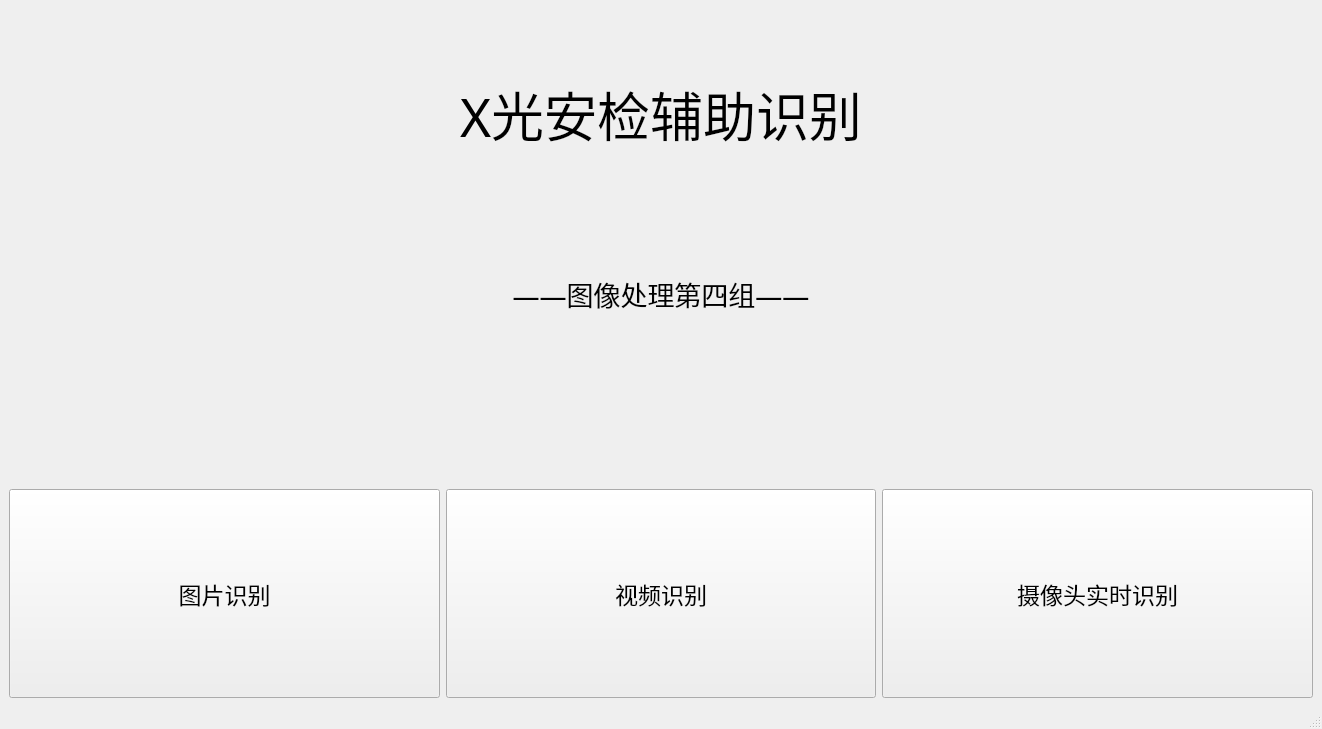
<?xml version="1.0" encoding="UTF-8"?>
<ui version="4.0">
 <class>MainWindow</class>
 <widget class="QMainWindow" name="MainWindow">
  <property name="geometry">
   <rect>
    <x>0</x>
    <y>0</y>
    <width>1322</width>
    <height>729</height>
   </rect>
  </property>
  <property name="windowTitle">
   <string>MainWindow</string>
  </property>
  <widget class="QWidget" name="centralwidget">
   <layout class="QVBoxLayout" name="verticalLayout_2">
    <item>
     <widget class="QLabel" name="label_2">
      <property name="sizePolicy">
       <sizepolicy hsizetype="Preferred" vsizetype="Preferred">
        <horstretch>0</horstretch>
        <verstretch>0</verstretch>
       </sizepolicy>
      </property>
      <property name="font">
       <font>
        <family>幼圆</family>
        <pointsize>40</pointsize>
       </font>
      </property>
      <property name="layoutDirection">
       <enum>Qt::LeftToRight</enum>
      </property>
      <property name="text">
       <string>X光安检辅助识别</string>
      </property>
      <property name="alignment">
       <set>Qt::AlignCenter</set>
      </property>
     </widget>
    </item>
    <item>
     <spacer name="verticalSpacer">
      <property name="orientation">
       <enum>Qt::Vertical</enum>
      </property>
      <property name="sizeType">
       <enum>QSizePolicy::Fixed</enum>
      </property>
      <property name="sizeHint" stdset="0">
       <size>
        <width>20</width>
        <height>50</height>
       </size>
      </property>
     </spacer>
    </item>
    <item>
     <widget class="QLabel" name="label">
      <property name="font">
       <font>
        <family>幼圆</family>
        <pointsize>20</pointsize>
       </font>
      </property>
      <property name="text">
       <string>——图像处理第四组——</string>
      </property>
      <property name="alignment">
       <set>Qt::AlignHCenter|Qt::AlignTop</set>
      </property>
     </widget>
    </item>
    <item>
     <layout class="QHBoxLayout" name="horizontalLayout">
      <item>
       <widget class="QPushButton" name="imgDetectButton">
        <property name="sizePolicy">
         <sizepolicy hsizetype="Minimum" vsizetype="Preferred">
          <horstretch>0</horstretch>
          <verstretch>0</verstretch>
         </sizepolicy>
        </property>
        <property name="font">
         <font>
          <family>幼圆</family>
          <pointsize>17</pointsize>
         </font>
        </property>
        <property name="text">
         <string>图片识别</string>
        </property>
       </widget>
      </item>
      <item>
       <widget class="QPushButton" name="videoDetectButton">
        <property name="sizePolicy">
         <sizepolicy hsizetype="Minimum" vsizetype="Preferred">
          <horstretch>0</horstretch>
          <verstretch>0</verstretch>
         </sizepolicy>
        </property>
        <property name="font">
         <font>
          <family>幼圆</family>
          <pointsize>17</pointsize>
         </font>
        </property>
        <property name="text">
         <string>视频识别</string>
        </property>
       </widget>
      </item>
      <item>
       <widget class="QPushButton" name="cameraDetectButton">
        <property name="sizePolicy">
         <sizepolicy hsizetype="Minimum" vsizetype="Preferred">
          <horstretch>0</horstretch>
          <verstretch>0</verstretch>
         </sizepolicy>
        </property>
        <property name="font">
         <font>
          <family>幼圆</family>
          <pointsize>17</pointsize>
         </font>
        </property>
        <property name="text">
         <string>摄像头实时识别</string>
        </property>
       </widget>
      </item>
     </layout>
    </item>
   </layout>
  </widget>
  <widget class="QMenuBar" name="menubar">
   <property name="geometry">
    <rect>
     <x>0</x>
     <y>0</y>
     <width>1322</width>
     <height>26</height>
    </rect>
   </property>
  </widget>
  <widget class="QStatusBar" name="statusbar"/>
 </widget>
 <resources/>
 <connections/>
</ui>
